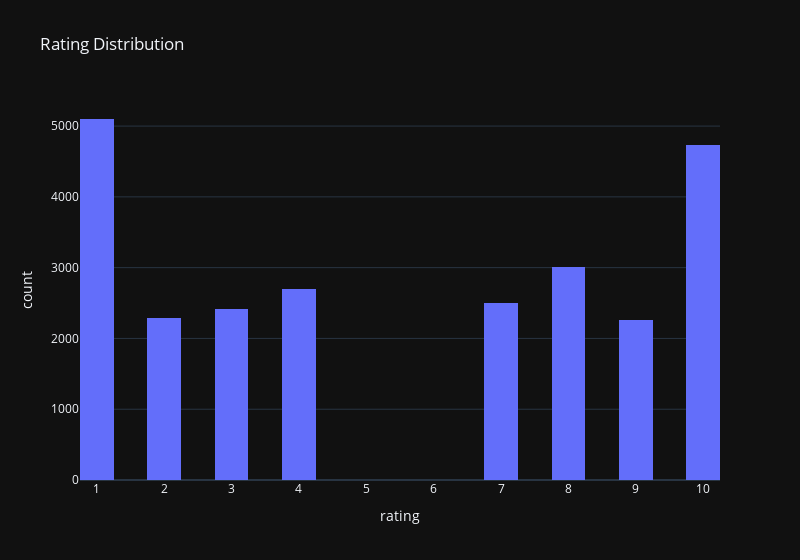

Notebook source saved alongside this figure:
### Code cell
fig = px.histogram(df_train, x='rating', width=800, title="Rating Distribution")
fig.update_xaxes(tickmode="linear")
fig.update_traces(xbins_size=0.5)

### Figure 1 — Plotly figure (JSON) as saved in the notebook; plotly's stock layout.template omitted (floating-point values rounded to 4 significant figures; data arrays with more than 128 entries replaced by an {"elided": "..."} marker saying what was removed)
{"data": [{"alignmentgroup": "True", "bingroup": "x", "hovertemplate": "rating=%{x}<br>count=%{y}<extra></extra>", "legendgroup": "", "marker": {"color": "#636efa", "pattern": {"shape": ""}}, "name": "", "offsetgroup": "", "orientation": "v", "showlegend": false, "x": {"elided": "25000 int values"}, "xaxis": "x", "yaxis": "y", "type": "histogram", "xbins": {"size": 0.5}}], "layout": {"xaxis": {"anchor": "y", "domain": [0.0, 1.0], "title": {"text": "rating"}, "tickmode": "linear"}, "yaxis": {"anchor": "x", "domain": [0.0, 1.0], "title": {"text": "count"}}, "legend": {"tracegroupgap": 0}, "title": {"text": "Rating Distribution"}, "barmode": "relative", "width": 800}}
